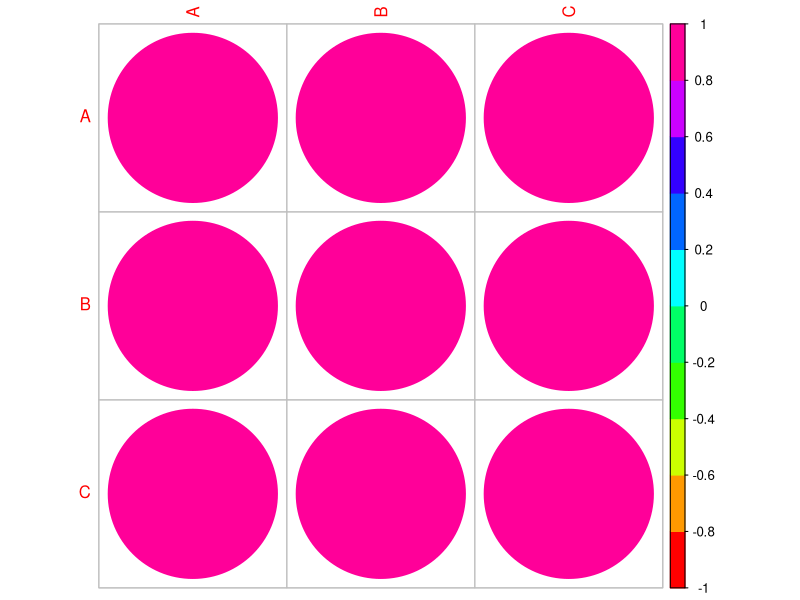

Write R code to recreate this figure.


#4 correlogram
library(corrplot)

df_corr <- data.frame(
  A = c(10,15,20,25,30),
  B = c(20,25,30,35,40),
  C = c(30,35,40,45,50)
)

corrplot(cor(df_corr), col = rainbow(10))


